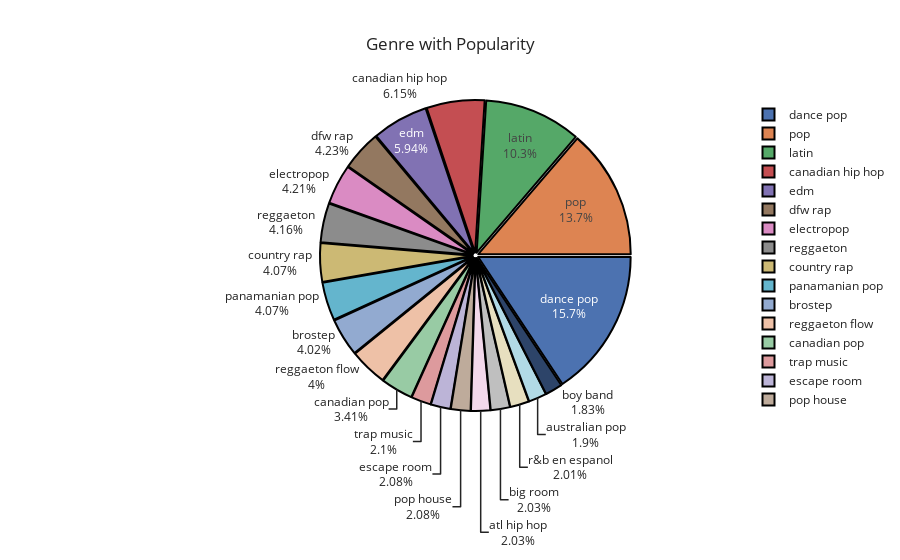

Notebook cell for this chart:
### Code cell
fig = px.pie(data,values ='Popularity',names='Genre', title='Genre with Popularity',template='seaborn')
fig.update_traces(rotation=90,pull=0.02,textinfo="percent+label",marker=dict(line=dict(color='#000000', width=2)))
fig.show()

### Figure 1 — Plotly figure (JSON) as saved in the notebook; plotly's stock layout.template omitted (floating-point values rounded to 4 significant figures)
{"data": [{"domain": {"x": [0, 1], "y": [0, 1]}, "hovertemplate": "Genre=%{label}<br>Popularity=%{value}<extra></extra>", "labels": ["canadian pop", "reggaeton flow", "dance pop", "pop", "dfw rap", "pop", "trap music", "pop", "country rap", "electropop", "reggaeton", "dance pop", "pop", "panamanian pop", "canadian hip hop", "dance pop", "latin", "dfw rap", "canadian hip hop", "escape room", "pop house", "country rap", "reggaeton flow", "latin", "electropop", "canadian pop", "australian pop", "canadian hip hop", "latin", "latin", "edm", "dance pop", "reggaeton", "atl hip hop", "dance pop", "big room", "panamanian pop", "pop", "boy band", "dance pop", "edm", "dance pop", "dance pop", "pop", "r&b en espanol", "brostep", "latin", "brostep", "edm", "pop"], "legendgroup": "", "marker": {"line": {"color": "#000000", "width": 2}}, "name": "", "pull": 0.02, "rotation": 90, "showlegend": true, "textinfo": "percent+label", "type": "pie", "values": [79, 92, 85, 86, 94, 84, 92, 90, 87, 95, 93, 86, 88, 87, 92, 82, 90, 91, 88, 91, 91, 91, 83, 91, 89, 70, 83, 89, 91, 89, 84, 89, 89, 89, 89, 89, 91, 87, 80, 78, 88, 90, 87, 84, 88, 88, 88, 88, 88, 82]}], "layout": {"legend": {"tracegroupgap": 0}, "title": {"text": "Genre with Popularity"}}}
